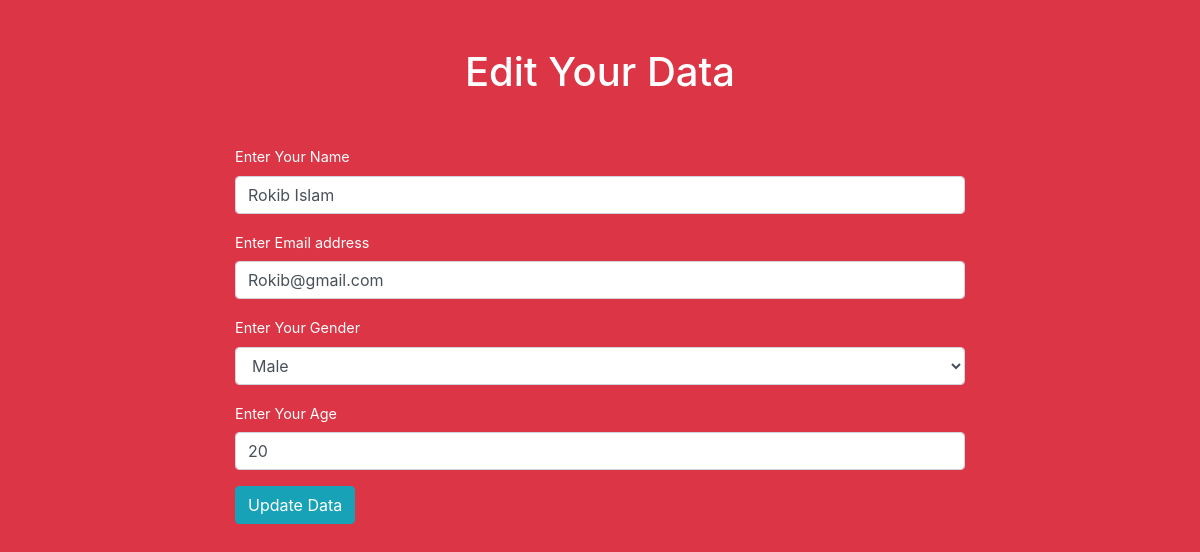
Page /lib/edit.php?id=3 on the committed database.
### tables this page shows
CREATE TABLE `student_info` (
  `id` int(11) NOT NULL,
  `name` varchar(50) NOT NULL,
  `email` varchar(50) NOT NULL,
  `gender` tinyint(1) NOT NULL,
  `age` float NOT NULL,
  `pass` varchar(50) NOT NULL
);

### lib/edit.php (the view, shortened to what this page needs)
<?php
	include "connection.php";
	if (isset($_GET['id'])) {
		$edit_id = $_GET['id'];
		$selectSql = "SELECT id, name, email, gender, age FROM student_info WHERE id = $edit_id";
		$result_info = $conn->query($selectSql);
		if ($result_info->num_rows>0) {
			while ($row_student = $result_info->fetch_assoc()) {
?>
<!doctype html>
<html lang="en">
  <head>
    <link rel="stylesheet" href="https://stackpath.bootstrapcdn.com/bootstrap/4.3.1/css/bootstrap.min.css">
  </head>
  <body class="bg-danger">
	<div class="container">
		<div class="row">
			<div class="col-md-8 offset-md-2">
				<div class="header">
					<h1 class="text-white my-5 text-center">Edit Your Data</h1>
				</div>
				<form action="<?php echo $_SERVER['PHP_SELF'];?>" method="post">
				  <div class="form-group">
				    <label for="exampleInputName1">Enter Your Name</label>
				    <input type="text" class="form-control" name="studentname" value="<?php echo $row_student['name'];?>" required>
				  </div>
				  <div class="form-group">
				    <label for="exampleInputEmail1">Enter Email address</label>
				    <input type="email" class="form-control" name="studentemail" value="<?php echo $row_student['email'];?>" required>
				  </div>
				  <div class="form-group">
				    <label for="exampleFormControlSelect1">Enter Your Gender</label>
				    <select class="form-control" name="studentgender">
				      <option value="0"
				      	<?php
	      					if ($row_student['gender'] == 0){
	      						echo "selected";
	      					}
      					?>
				      >Male</option>
				    </select>
				  </div>
				  <div class="form-group">
				    <label for="exampleInputAge1">Enter Your Age</label>
				    <input type="number" class="form-control" name="studentage" value="<?php echo $row_student['age'];?>" required>
				  </div>
				  <button type="submit" class="btn btn-info" name="edit_btn">Update Data</button>
				</form>
			</div>
		</div>
	</div>
  </body>
</html>
<?php
			}
		}else{
			header("location:../index.php");
		}
	}else{
		header("location:../index.php");
	}
?>

### lib/edit.php (style rules this page uses)
label { color: #ffffff; font-size: 1.2vw; }

### rows in the picture
student_info: studentname "Rokib Islam", studentemail "Rokib@gmail.com", studentgender "Male", studentage "20"
